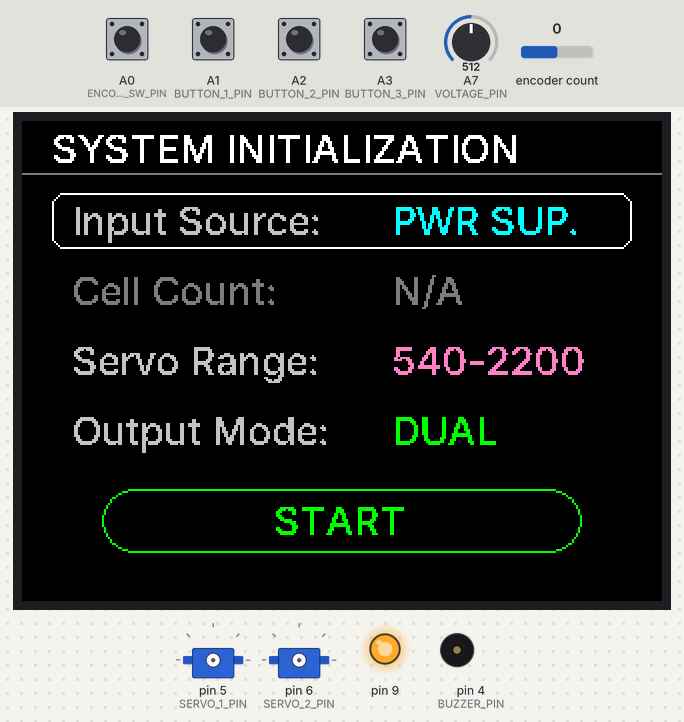
A sketch run on a simulated Arduino Nano, built with avr-gcc and run on an emulated ATmega328P. On the bench: 320×240 colour display, 2 × servo, output pins drawn as LEDs (lit = HIGH), buzzer (waves = sounding, pin HIGH). The inputs (shaded band) are chosen by the test bench; at power-on: A0 (ENCODER_SW_PIN), A1 (BUTTON_1_PIN), A2 (BUTTON_2_PIN), A3 (BUTTON_3_PIN) HIGH, encoder count 0, A7 (VOLTAGE_PIN) = 512. What the sketch prints to the serial monitor is not drawn.

Above: at 1.4 s.
1.5 s: A0 (ENCODER_SW_PIN) driven LOW
At 2.4 s:
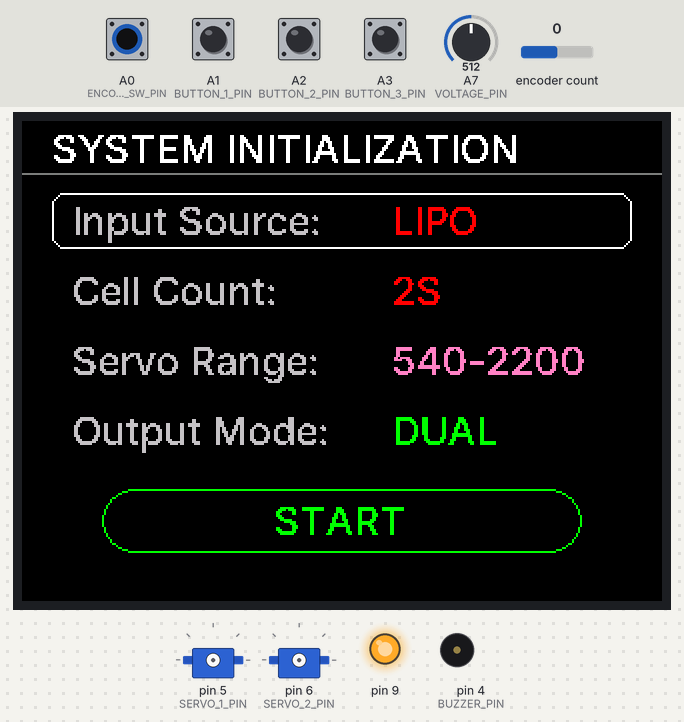
3.0 s: encoder count set to 1
At 3.4 s:
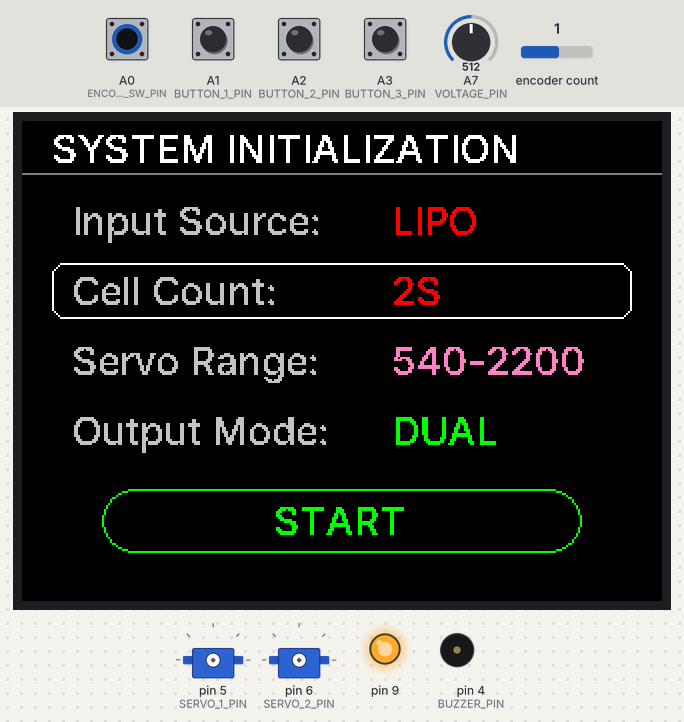
4.5 s: encoder count set to 2
At 5.7 s:
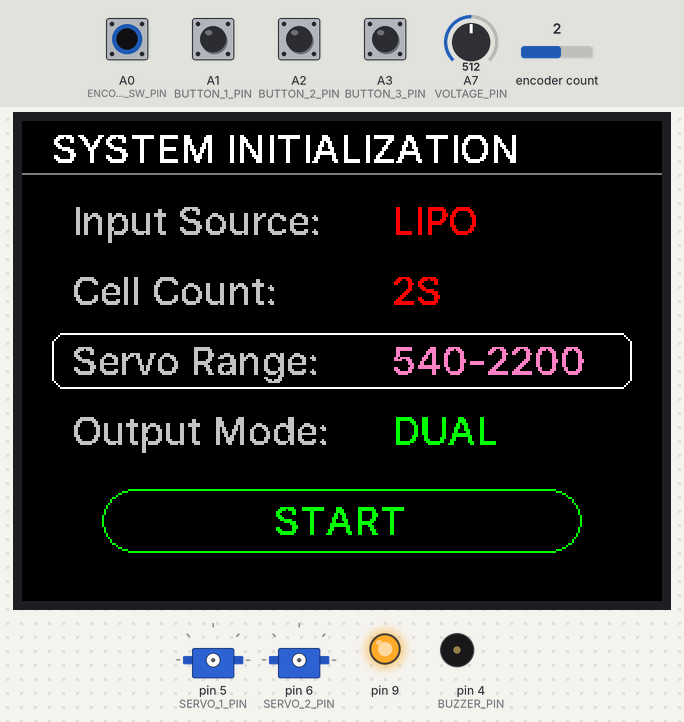
6.0 s: encoder count set to 3
At 6.9 s:
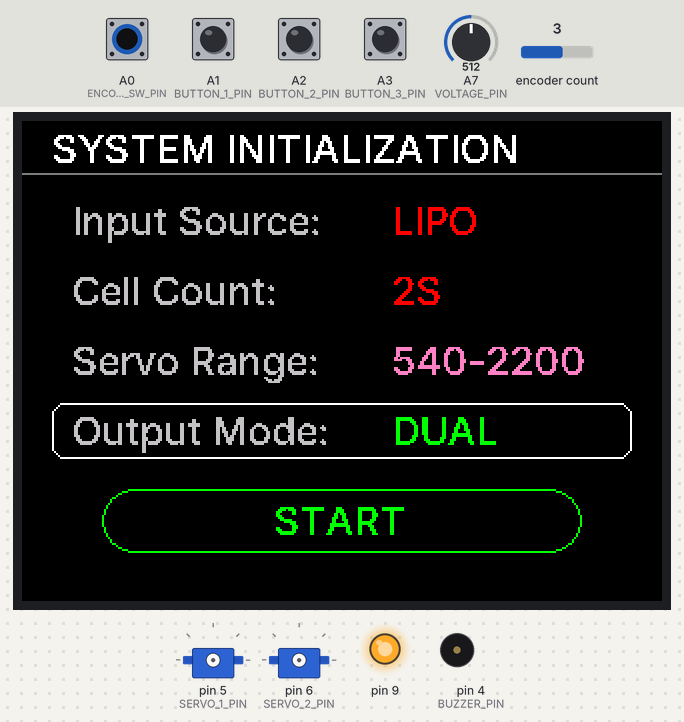
7.5 s: encoder count set to 4
At 8.5 s:
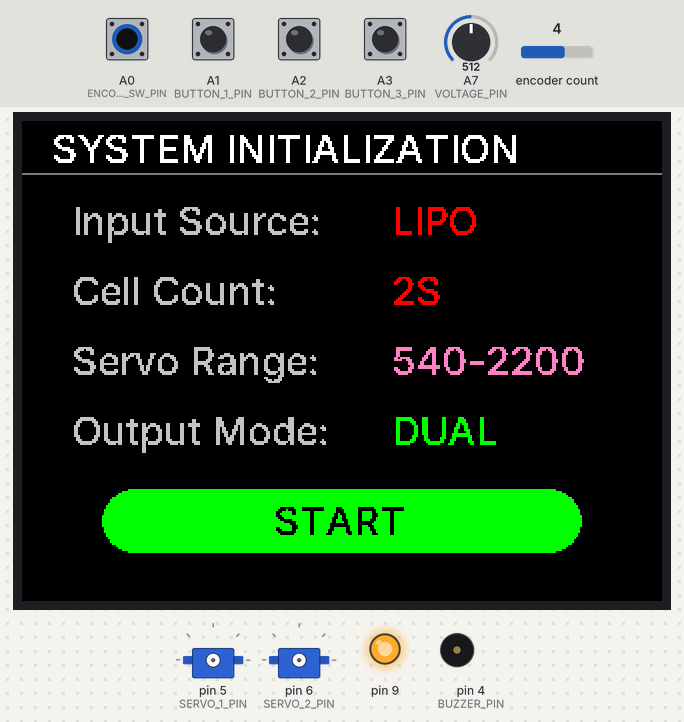
9.0 s: A0 (ENCODER_SW_PIN) pulsed HIGH 2 times (0.12 s each, 0.3 s apart)
At 11.6 s:
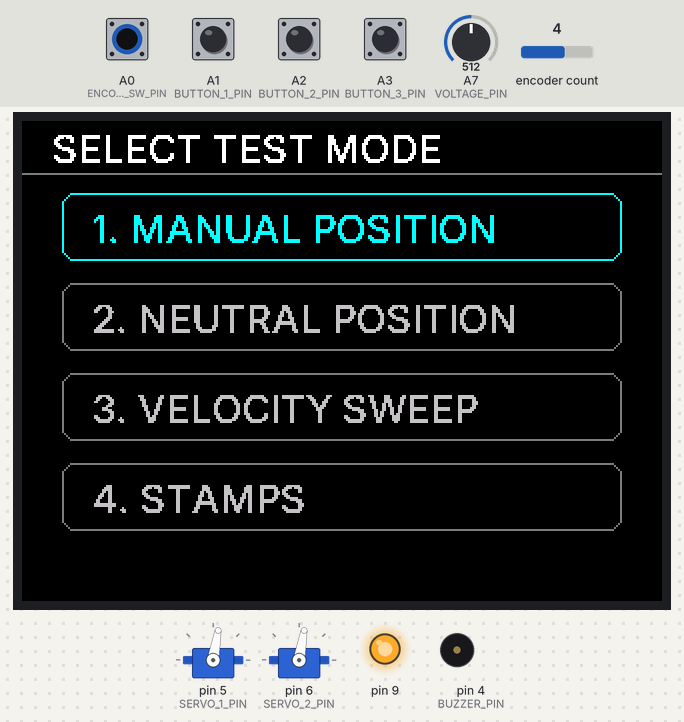
Timing chart, 0 to 12.1 s (numbered marks = the images above; inputs shaded):
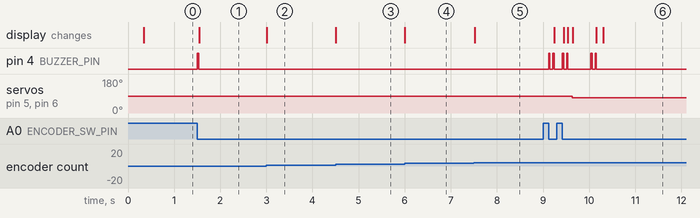

The sketch:

main.ino
```cpp
#include <Servo.h>
#include <Encoder.h>
#include "Button.h"
#include "BatteryMonitor.h"
#include "ServoController.h"
#include "DisplayManager.h"

#define DEBUG_TELEMETRY 1

#define ENCODER_CLK_PIN 3
#define ENCODER_DT_PIN 2
#define ENCODER_SW_PIN A0
#define BUTTON_1_PIN A1
#define BUTTON_2_PIN A2
#define BUTTON_3_PIN A3
#define BUZZER_PIN 4
#define SERVO_1_PIN 5
#define SERVO_2_PIN 6
#define VOLTAGE_PIN A7

#define TFT_CS   10
#define TFT_DC   7
#define TFT_RST  8
#define TFT_BL   9

Button button1(BUTTON_1_PIN);
Button button2(BUTTON_2_PIN);
Button button3(BUTTON_3_PIN);
Button encoderSwitch(ENCODER_SW_PIN);
BatteryMonitor battery(VOLTAGE_PIN, 300, 0.08);
ServoController myServo1(SERVO_1_PIN, 540, 2200);
ServoController myServo2(SERVO_2_PIN, 540, 2200);
DisplayManager display(TFT_CS, TFT_DC, TFT_RST, TFT_BL);

Encoder myHardwareEnc(ENCODER_CLK_PIN, ENCODER_DT_PIN);
long lastNormalizedPos = 0;

enum SystemState { INIT_MENU, TEST_SELECTION_MENU, MANUAL_POSITION, NEUTRAL_POSITION, VELOCITY_TEST, STAMPS };
SystemState currentSystemState = INIT_MENU;

int activeMenuRow = 0;
int activeTestMenuRow = 0;
int configInputType = 0;   // 0=PWR SUP, 1=LiPo, 2=NiMH
int configCellCount = 0;
int configServoRange = 0;
int configOutputCount = 1;

const int ENCODER_STEP = 2;
int encoderValue = 50;
int currentGlobalMode = 0;

static float sweepValue = 0.0;
static int sweepDirection = 1;
static unsigned long lastSweepTick = 0;

void setup()
{
  #if DEBUG_TELEMETRY
    Serial.begin(9600);
  #endif

  button1.init();
  button2.init();
  button3.init();
  encoderSwitch.init();
  display.init();

  pinMode(BUZZER_PIN, OUTPUT);
}

void loop()
{
  battery.update();

  long currentNormalizedPos = myHardwareEnc.read() / 4;
  int delta = currentNormalizedPos - lastNormalizedPos;
  lastNormalizedPos = currentNormalizedPos;

  if (currentSystemState == INIT_MENU)
  {
    if (delta != 0) {
      if (delta > 0) {
        activeMenuRow++;
        if (configInputType == 0 && activeMenuRow == 1) activeMenuRow = 2;
      } else {
        activeMenuRow--;
        if (configInputType == 0 && activeMenuRow == 1) activeMenuRow = 0;
      }
      if (activeMenuRow > 4) activeMenuRow = 4;
      if (activeMenuRow < 0) activeMenuRow = 0;
    }

    if (encoderSwitch.isPressed()) {

      if (activeMenuRow == 0) {
        configInputType++;
        if (configInputType > 2) configInputType = 0;

        if (configInputType == 1)      configCellCount = 2;
        else if (configInputType == 2) configCellCount = 6;
        else                           configCellCount = 0;
        beep();
      }
      else if (activeMenuRow == 1) {
        if (configInputType == 1) {
          configCellCount = (configCellCount == 2) ? 3 : 2;
        }
        else if (configInputType == 2) {
          configCellCount++;
          if (configCellCount > 10) configCellCount = 6;
        }
        beep();
      }
      else if (activeMenuRow == 2) {
        configServoRange = !configServoRange;
        beep();
      }
      else if (activeMenuRow == 3) {
        configOutputCount = !configOutputCount;
        beep();
      }
      else if (activeMenuRow == 4) {
        beep(); delay(60); beep();

        if (configServoRange == 0) {
          myServo1.setPulseRange(540, 2200);
          myServo2.setPulseRange(540, 2200);
        } else {
          myServo1.setPulseRange(500, 2500);
          myServo2.setPulseRange(500, 2500);
        }

        display.clearScreen();
        activeTestMenuRow = 0;
        currentSystemState = TEST_SELECTION_MENU;
        return;
      }
    }
    display.updateMenu(activeMenuRow, configInputType, configCellCount, configServoRange, configOutputCount);
  }
  else if (currentSystemState == TEST_SELECTION_MENU)
  {
    if (delta != 0) {
      if (delta > 0) activeTestMenuRow++;
      else           activeTestMenuRow--;
      if (activeTestMenuRow > 3) activeTestMenuRow = 3;
      if (activeTestMenuRow < 0) activeTestMenuRow = 0;
    }

    if (encoderSwitch.isPressed()) {
      beep(); delay(60); beep();
      display.clearScreen();

      myServo1.init();
      if (configOutputCount == 1) {
        myServo2.init();
      }

      if (activeTestMenuRow == 0) {
        currentSystemState = MANUAL_POSITION;
        encoderValue = 50;
      }
      else if (activeTestMenuRow == 1) {
        currentSystemState = NEUTRAL_POSITION;
        encoderValue = 50;
      }
      else if (activeTestMenuRow == 2) {
        currentSystemState = VELOCITY_TEST;
        encoderValue = 25;
        sweepValue = 0.0;
        sweepDirection = 1;
      }
      else if (activeTestMenuRow == 3) {
        currentSystemState = STAMPS;
        encoderValue = 50;
      }
      return;
    }
    display.updateTestSelectionMenu(activeTestMenuRow);
  }
  else
  {
    static unsigned long buttonTimer = 0;
    static bool buttonActive = false;
    static bool longPressTriggered = false;

    if (digitalRead(ENCODER_SW_PIN) == LOW) {
      if (!buttonActive) {
        buttonActive = true;
        buttonTimer = millis();
        longPressTriggered = false;
      }
      else if (!longPressTriggered && (millis() - buttonTimer > 400)) {
        longPressTriggered = true;

        currentSystemState = TEST_SELECTION_MENU;
        activeTestMenuRow = 0;

        beep(); delay(60); beep();
        display.clearScreen();
        return;
      }
    }
    else {
      if (buttonActive) {
        buttonActive = false;
      }
    }

    int servoOutputValue = 50;

    if (currentSystemState == MANUAL_POSITION)
    {
      if (delta != 0) encoderValue += (delta * ENCODER_STEP);
      if (encoderValue > 100) encoderValue = 100;
      if (encoderValue < 0)   encoderValue = 0;

      if (button1.isPressed()) { encoderValue = 0; beep(); }   // LEFT
      if (button2.isPressed()) { encoderValue = 50; beep(); }  // CENTER
      if (button3.isPressed()) { encoderValue = 100; beep(); } // RIGHT

      servoOutputValue = encoderValue;
    }
    else if (currentSystemState == STAMPS)
    {
      if (delta != 0) encoderValue += (delta * ENCODER_STEP);
      if (encoderValue > 100) encoderValue = 100;
      if (encoderValue < 0)   encoderValue = 0;

      servoOutputValue = encoderValue;
    }
    else if (currentSystemState == NEUTRAL_POSITION)
    {
      encoderValue = 50;
      servoOutputValue = 50;
    }
    else if (currentSystemState == VELOCITY_TEST)
    {
      if (delta != 0) encoderValue += (delta * ENCODER_STEP);
      if (encoderValue > 100) encoderValue = 100;
      if (encoderValue < 0)   encoderValue = 0;

      if (button1.isPressed()) { encoderValue = 15; beep(); }   // SLOW Sweep Speed (15%)
      if (button2.isPressed()) { encoderValue = 50; beep(); }   // MID Sweep Speed (50%)
      if (button3.isPressed()) { encoderValue = 100; beep(); }  // FAST Sweep Speed (100%)

      if (encoderValue > 0) {
        if (millis() - lastSweepTick >= 15) {
          lastSweepTick = millis();

          float stepSize = (float)encoderValue * 0.03;
          if (stepSize < 0.05) stepSize = 0.05;

          sweepValue += ((float)sweepDirection * stepSize);

          if (sweepValue >= 100.0) { sweepValue = 100.0; sweepDirection = -1; }
          else if (sweepValue <= 0.0) { sweepValue = 0.0; sweepDirection = 1; }
        }
      }
      servoOutputValue = (int)sweepValue;
    }

    // MODIFIED: Restructured Button 3 handling logic to intercept presses during STAMPS mode
    if (button3.isPressed()) {
      if (currentSystemState == STAMPS) {
        // Toggle mode strictly between 0 and 1 to flip the visual header text state cleanly
        currentGlobalMode = (currentGlobalMode == 0) ? 1 : 0;
        beep();
      }
      else if (currentSystemState != MANUAL_POSITION && currentSystemState != VELOCITY_TEST) {
        // Run standard operating logic for non-excluded test modes
        currentGlobalMode++;
        if (currentGlobalMode > 2) currentGlobalMode = 0;
        myServo1.setMode(currentGlobalMode);
        if (configOutputCount == 1) myServo2.setMode(currentGlobalMode);
        beep(); delay(50); beep();
      }
    }

    myServo1.update(servoOutputValue);
    if (configOutputCount == 1) {
      myServo2.update(servoOutputValue);
    }

    display.updateTestScreen(encoderValue, currentGlobalMode, battery.getVoltage(), configServoRange, (int)currentSystemState);

    #if DEBUG_TELEMETRY
      printTelemetry();
    #endif
  }
}

void beep()
{
  digitalWrite(BUZZER_PIN, HIGH);
  delay(30);
  digitalWrite(BUZZER_PIN, LOW);
}

void printTelemetry()
{
  #if DEBUG_TELEMETRY
    Serial.print("V: ");
    Serial.print(battery.getVoltage(), 2);
    Serial.print(" | S: ");
    Serial.print(currentSystemState);
    Serial.print(" | E: ");
    Serial.println(encoderValue);
  #endif
}
```

BatteryMonitor.cpp
```cpp
#include "BatteryMonitor.h"

BatteryMonitor::BatteryMonitor(int analogPin, unsigned long checkInterval, float filterFactor)
{
    pin = analogPin;
    interval = checkInterval;
    alpha = filterFactor;   // Assign the custom filtering weight factor
    previousMillis = 0;
    currentVoltage = -1.0;
}

void BatteryMonitor::update()
{
    unsigned long currentMillis = millis();

    if (currentVoltage < 0.0 || (currentMillis - previousMillis >= interval))
    {
        previousMillis = currentMillis;

        int rawAnalog = analogRead(pin);
        float pinVoltage = rawAnalog * (5.0 / 1024.0);
        float instantVoltage = pinVoltage * 3.128;

        if (currentVoltage < 0.0) {
            currentVoltage = instantVoltage;
        } else {
            // DYNAMIC EMA FILTER: Uses the dynamic alpha parameter passed at setup
            // Example: If alpha is 0.08, then (1.0 - alpha) handles the 0.92 old-value weight
            currentVoltage = (currentVoltage * (1.0 - alpha)) + (instantVoltage * alpha);
        }
    }
}

float BatteryMonitor::getVoltage()
{
    return (currentVoltage < 0.0) ? 0.0 : currentVoltage;
}
```

BatteryMonitor.h
```cpp
#ifndef BATTERY_MONITOR_H
#define BATTERY_MONITOR_H

#include <Arduino.h>

class BatteryMonitor {
private:
    int pin;
    unsigned long interval;
    unsigned long previousMillis;
    float currentVoltage;
    float alpha; // Storage for the dynamic filtering weight factor

public:
    // Added 'filterFactor' argument. Defaults to 0.08 if left blank.
    BatteryMonitor(int analogPin, unsigned long checkInterval, float filterFactor = 0.08);
    void update();
    float getVoltage();
};

#endif
```

Button.cpp
```cpp
#include "Button.h"

Button::Button(int pinNumber)
{
    pin = pinNumber;
    lastState = HIGH;
}

void Button::init()
{
    pinMode(pin, INPUT_PULLUP);
}

bool Button::isPressed()
{
    bool currentState = digitalRead(pin);
    bool pressed = (currentState == LOW && lastState == HIGH);
    lastState = currentState;
    return pressed;
}
```

Button.h
```cpp
#ifndef BUTTON_H
#define BUTTON_H

#include <Arduino.h>

class Button
{
private:
    int pin;
    bool lastState;

public:
    Button(int pinNumber);
    void init();
    bool isPressed(); // Returns true ONLY on the exact transition from HIGH to LOW
};

#endif
```

DisplayManager.h
```cpp
#ifndef DISPLAY_MANAGER_H
#define DISPLAY_MANAGER_H

#include <Adafruit_GFX.h>
#include <Adafruit_ILI9341.h>

class DisplayManager
{
private:
    Adafruit_ILI9341 tft;
    int blPin;

    int lastPercent;
    int lastMode;
    float lastVoltage;
    int lastHighlightedRow;
    int lastInputType;
    int lastServoRange;
    int lastTestSelectionRow;
    int lastOutputCount;
    int lastCellCount;
    int lastLayoutMode;

    void drawStaticMenuLayout();
    void drawStaticTestSelectionLayout();
    void drawStaticTestLayout(int servoRange, int systemState, int currentMode = 0);

public:
    DisplayManager(int csPin, int dcPin, int rstPin, int blPin);
    void init();
    void clearScreen();
    // UPDATED signature footprint to pass cellCount
    void updateMenu(int highlightedRow, int inputType, int cellCount, int servoRange, int outputCount);
    void updateTestSelectionMenu(int highlightedRow);
    void updateTestScreen(int encoderValue, int currentMode, float batteryVoltage, int servoRange, int systemState);
};

#endif
```

ServoController.cpp
```cpp
#include "ServoController.h"

ServoController::ServoController(int servoPin, int minP, int maxP)
{
    pin = servoPin;
    minPulse = minP;
    maxPulse = maxP;
    mode = 0;
    previousMillis = 0;
    swipeInterval = 10;
    currentPulse = (minP + maxP) / 2;
    swipeDirection = 1;
}

void ServoController::init()
{
    servo.attach(pin);
}

void ServoController::setMode(int newMode)
{
    if (newMode >= 0 && newMode <= 3)
    {
        mode = newMode;
    }
}

void ServoController::setPulseRange(int minP, int maxP)
{
    minPulse = minP;
    maxPulse = maxP;
    currentPulse = (minP + maxP) / 2; // Recenter the servo safely
}

int ServoController::getMode()
{
    return mode;
}

void ServoController::update(int encoderValue)
{
    switch (mode)
    {
    case 0: // MODE 0: Position Mode (Follows the encoder)
    {
        int pulseWidth = map(encoderValue, 0, 100, minPulse, maxPulse);
        servo.writeMicroseconds(pulseWidth);
        break;
    }

    case 1: // MODE 1: Neutral Mode (Locks to exact center)
    {
        int neutralPulse = (minPulse + maxPulse) / 2;
        servo.writeMicroseconds(neutralPulse);
        break;
    }

    case 2: // MODE 2: Swiping Mode (Automated back-and-forth using millis)
    {
        unsigned long currentMillis = millis();
        if (currentMillis - previousMillis >= swipeInterval)
        {
            previousMillis = currentMillis;

            currentPulse += (swipeDirection * 8);

            if (currentPulse >= maxPulse)
            {
                currentPulse = maxPulse;
                swipeDirection = -1;
            }
            else if (currentPulse <= minPulse)
            {
                currentPulse = minPulse;
                swipeDirection = 1;
            }

            servo.writeMicroseconds(currentPulse);
        }
        break;
    }
    case 3: // MODE 3:
    {
        // TODO
        break;
    }
    }
}
```

ServoController.h
```cpp
#ifndef SERVOCONTROLLER_H
#define SERVOCONTROLLER_H

#include <Arduino.h>
#include <Servo.h>

class ServoController
{
private:
    Servo servo;
    int pin;
    int minPulse;
    int maxPulse;
    int mode; // 0: Position, 1: Neutral, 2: Swiping

    // Variables for non-blocking automatic swiping
    unsigned long previousMillis;
    unsigned long swipeInterval; // How fast it sweeps (ms per step)
    int currentPulse;
    int swipeDirection; // 1 = moving up, -1 = moving down

public:
    ServoController(int servoPin, int minP = 540, int maxP = 2200);
    void init();
    void setMode(int newMode);
    int getMode();
    void update(int encoderValue); // Core logic ran every frame
    void setPulseRange(int minP, int maxP);
};

#endif
```

Source omitted: DisplayManager.cpp (13761 bytes), _Medium_10pt.h (data table, 12308 bytes), r_Medium_22pt.h (data table, 9824 bytes)

Measured:
- after the input at 1.5 s, pin 4 (BUZZER_PIN): LOW → HIGH at once, → LOW 0.03 s later; the display: changes at once (image 1)
- after the input at 3.0 s, the display: changes at once (image 2)
- after the input at 4.5 s, the display: changes at once (image 3)
- after the input at 6.0 s, the display: changes at once (image 4)
- after the input at 7.5 s, the display: changes at once (image 5)
- after the input at 9.0 s, servo on pin 5 (SERVO_1_PIN), servo on pin 6 (SERVO_2_PIN): 90° → 80° after 0.64 s; the display: first changes after 0.24 s (image 6 shows a later state)
